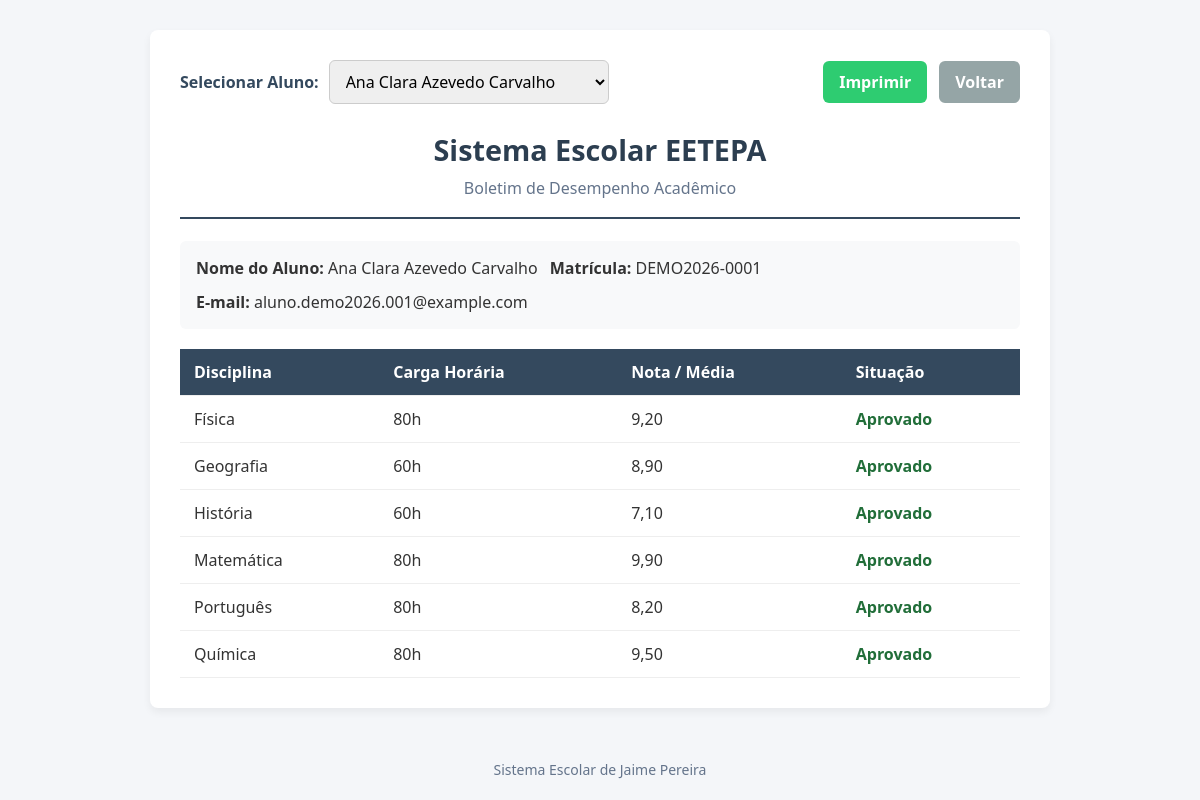
The page /matriculas/boletim.php?aluno_id=5 (signed in) on the database its author committed.
### tables this page shows
CREATE TABLE `alunos` (
  `id` int(11) NOT NULL,
  `nome` varchar(100) NOT NULL,
  `matricula` varchar(20) NOT NULL,
  `email` varchar(150) NOT NULL,
  `cpf` varchar(14) DEFAULT NULL,
  `data_nascimento` date DEFAULT NULL,
  `ativo` tinyint(1) DEFAULT 1,
  `criado_em` timestamp NOT NULL DEFAULT current_timestamp(),
  `foto` varchar(255) DEFAULT NULL
);

CREATE TABLE `matriculas` (
  `aluno_id` int(11) NOT NULL,
  `disciplina_id` int(11) NOT NULL,
  `nota` decimal(4,2) DEFAULT NULL,
  `media` decimal(4,2) DEFAULT NULL,
  `total_aulas` int(11) DEFAULT NULL,
  `presencas` int(11) DEFAULT NULL
);

CREATE TABLE `disciplinas` (
  `id` int(11) NOT NULL,
  `nome` varchar(100) NOT NULL,
  `carga_horaria` int(11) NOT NULL
);

### matriculas/boletim.php (the view, shortened to what this page needs)
<?php
require_once '../config/conexao.php';
$aluno_id = intval($_GET['aluno_id'] ?? 1);
$sql_aluno = 'SELECT id, nome, matricula, email FROM alunos WHERE id = :id LIMIT 1';
$stmt_aluno = $pdo->prepare($sql_aluno);
$stmt_aluno->execute([':id' => $aluno_id]);
$aluno = $stmt_aluno->fetch(PDO::FETCH_ASSOC);
$todos_alunos = $pdo
    ->query('SELECT id, nome FROM alunos WHERE ativo = 1 ORDER BY nome ASC')
    ->fetchAll(PDO::FETCH_ASSOC);
$sql_notas = "SELECT d.nome AS disciplina, d.carga_horaria, m.nota, m.media
              FROM matriculas m
              INNER JOIN disciplinas d ON m.disciplina_id = d.id
              WHERE m.aluno_id = :aluno_id
              ORDER BY d.nome ASC";
$stmt_notas = $pdo->prepare($sql_notas);
$stmt_notas->execute([':aluno_id' => $aluno_id]);
$boletim = $stmt_notas->fetchAll(PDO::FETCH_ASSOC);
?>
<!DOCTYPE html>
<html lang="pt-BR">
    <head>
        <link rel="stylesheet" href="../assets/css/boletim.css" />
        <link rel="stylesheet" href="../assets/css/rodape.css" />
    </head>
    <body>
        <main class="report">
            <div class="report-tools no-print">
                <form class="student-picker" method="GET" action="boletim.php">
                    <label for="aluno_id">Selecionar Aluno:</label>
                    <select name="aluno_id" id="aluno_id" onchange="this.form.submit()">
                        <?php foreach ($todos_alunos as $a): ?>
                            <option value="<?= $a['id'] ?>" <?= $a['id'] == $aluno_id ? 'selected' : '' ?>>
                                <?= htmlspecialchars($a['nome']) ?>
                            </option>
                        <?php endforeach; ?>
                    </select>
                </form>
                <div class="tool-actions">
                    <button type="button" onclick="window.print()">Imprimir</button>
                    <a class="back" href="../dashboard.php">Voltar</a>
                </div>
            </div>
            <header class="report-header">
                <h1>Sistema Escolar EETEPA</h1>
                <p>Boletim de Desempenho Acadêmico</p>
            </header>
            <?php if ($aluno): ?>
                <div class="student-data">
                    <span>
                        <strong>Nome do Aluno:</strong>
                        <?= htmlspecialchars($aluno['nome']) ?>
                    </span>
                    <span>
                        <strong>Matrícula:</strong>
                        <?= htmlspecialchars($aluno['matricula']) ?>
                    </span>
                    <span>
                        <strong>E-mail:</strong>
                        <?= htmlspecialchars($aluno['email']) ?>
                    </span>
                </div>
                <div class="table-scroll">
                    <table>
                        <thead>
                            <tr>
                                <th>Disciplina</th>
                                <th>Carga Horária</th>
                                <th>Nota / Média</th>
                                <th>Situação</th>
                            </tr>
                        </thead>
                        <tbody>
                            <?php if (count($boletim) > 0): ?>
                                <?php foreach ($boletim as $item): ?>
                                    <?php
                                        $notaFinal = $item['media'] ?? ($item['nota'] ?? 0);
                                        $situacao = $notaFinal >= 7.0 ? 'Aprovado' : 'Recuperação';
                                        $classeSituacao = $notaFinal >= 7.0 ? 'aprovado' : 'recuperacao';
                                    ?>
                                    <tr>
                                        <td><?= htmlspecialchars($item['disciplina']) ?></td>
                                        <td><?= htmlspecialchars($item['carga_horaria']) ?>h</td>
                                        <td><?= number_format($notaFinal, 2, ',', '.') ?></td>
                                        <td class="<?= $classeSituacao ?>"><?= $situacao ?></td>
                                    </tr>
                                <?php endforeach; ?>
                            <?php endif; ?>
                        </tbody>
                    </table>
                </div>
            <?php else: ?>
                <p class="message" role="alert">Aluno não encontrado.</p>
            <?php endif; ?>
        </main>
        <?php include __DIR__ . '/../includes/footer.php'; ?>
    </body>
</html>

### assets/css/boletim.css (style rules this page uses)
* { box-sizing: border-box; }
body { margin: 0; background: #f4f6f9; color: #333; font-family: 'Segoe UI', Tahoma, Geneva, Verdana, sans-serif; }
.report { width: 100%; max-width: 900px; margin: 30px auto; padding: 30px; background: white; border-radius: 8px; box-shadow: 0 4px 8px rgba(0, 0, 0, 0.06); }
.report-tools, .tool-actions, .student-data { display: flex; flex-wrap: wrap; align-items: center; gap: 12px; }
.report-tools { justify-content: space-between; margin-bottom: 26px; }
.student-picker { display: flex; flex-wrap: wrap; align-items: center; gap: 10px; }
.report-header { text-align: center; border-bottom: 2px solid #34495e; padding-bottom: 18px; margin-bottom: 22px; }
.report-header h1 { color: #2c3e50; font-size: 1.8rem; margin: 0 0 8px; }
.report-header p { margin: 0; color: #64748b; }
.student-data { background: #f8f9fa; border-radius: 6px; padding: 16px; margin-bottom: 20px; }
.student-data span { overflow-wrap: anywhere; }
label { font-weight: 600; color: #34495e; }
select { max-width: 280px; padding: 9px 12px; border: 1px solid #ccc; border-radius: 6px; font: inherit; }
button, .back { background: #2ecc71; color: white; border: 0; border-radius: 6px; padding: 10px 16px; font: inherit; font-weight: 600; text-decoration: none; cursor: pointer; }
.back { background: #95a5a6; }
.table-scroll { overflow-x: auto; }
table { width: 100%; min-width: 590px; border-collapse: collapse; }
th, td { padding: 12px 14px; text-align: left; border-bottom: 1px solid #eee; }
th { background: #34495e; color: white; }
.aprovado { color: #216e39; font-weight: 700; }

### assets/css/rodape.css (style rules this page uses)
body { min-height: 100vh; display: flex; flex-direction: column; }

### rows shown on the page
alunos: nome "Ana Clara Azevedo Carvalho", matricula "DEMO2026-0001", email "aluno.demo2026.001@example.com"
matriculas: disciplina.nome "Física", disciplina.carga_horaria "80", media "9,20", media "Aprovado"
matriculas: disciplina.nome "Geografia", disciplina.carga_horaria "60", media "8,90", media "Aprovado"
matriculas: disciplina.nome "História", disciplina.carga_horaria "60", media "7,10", media "Aprovado"
matriculas: disciplina.nome "Matemática", disciplina.carga_horaria "80", media "9,90", media "Aprovado"
matriculas: disciplina.nome "Português", disciplina.carga_horaria "80", media "8,20", media "Aprovado"
matriculas: disciplina.nome "Química", disciplina.carga_horaria "80", media "9,50", media "Aprovado"

### other values the page prints
form field aluno_id "Ana Clara Azevedo Carvalho"
